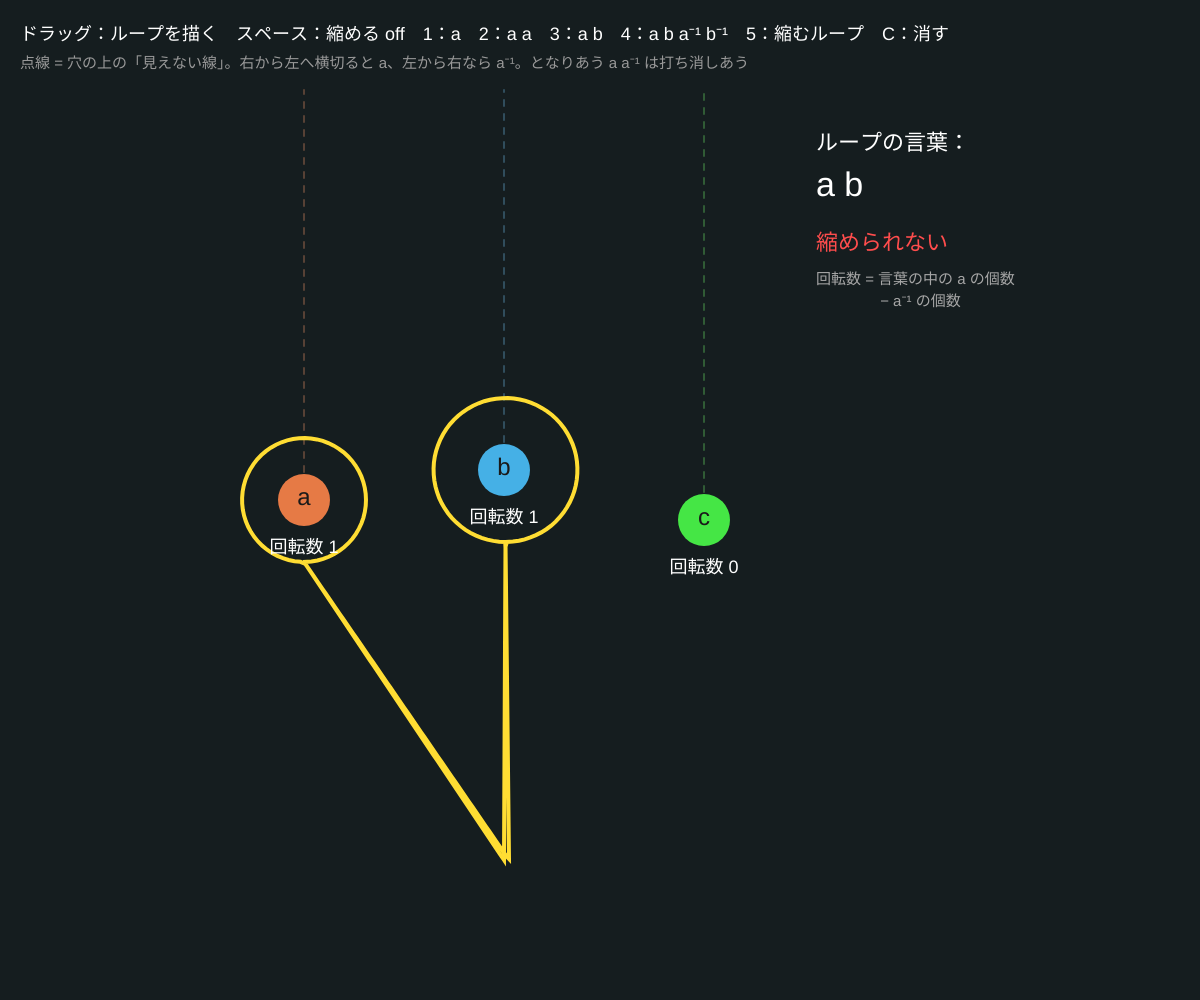
Frame 1 (no input)
Frame 60 (no input): identical to frame 1, image omitted
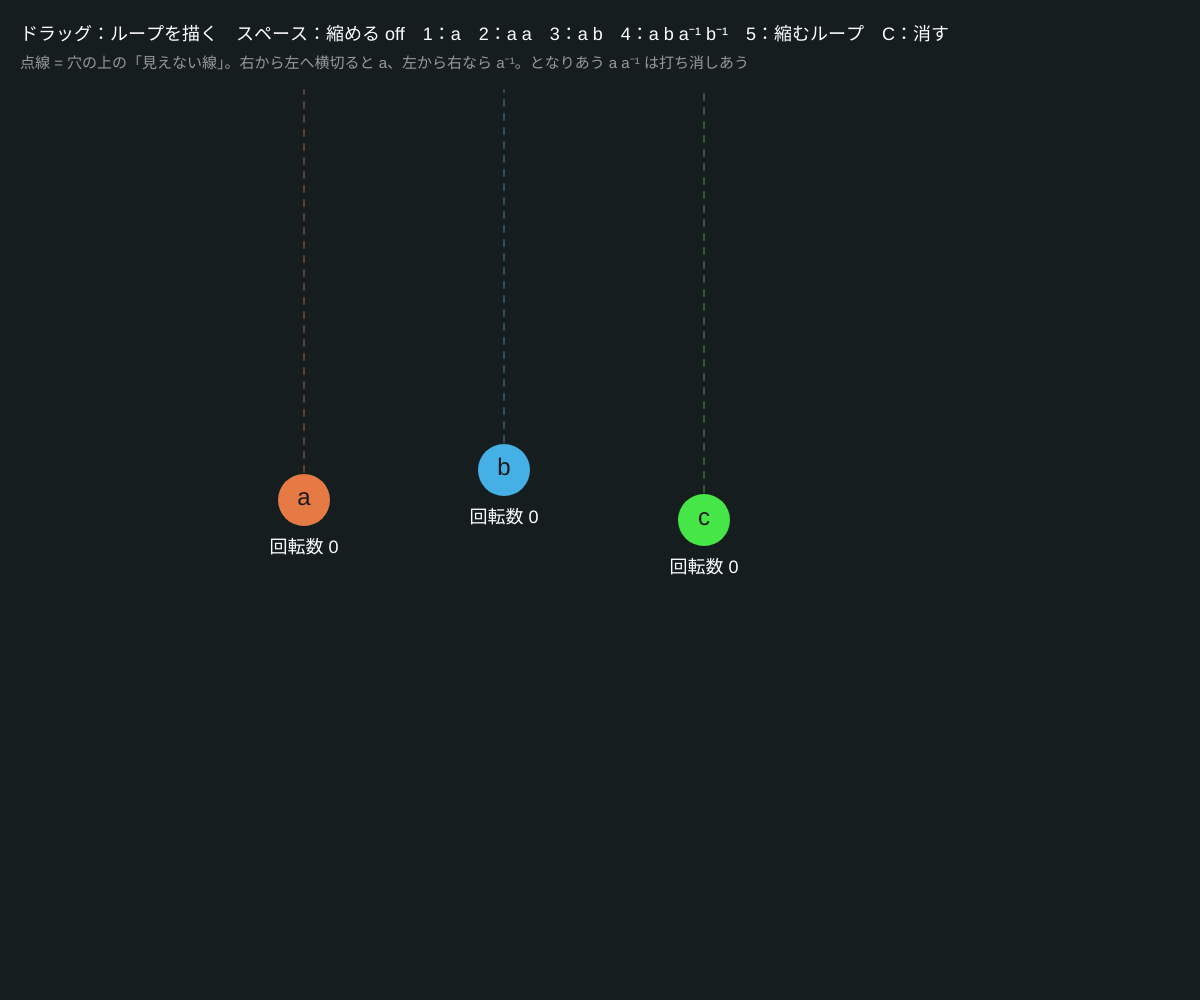
Frame 120 (the mouse pressed at the canvas centre since frame 60)

The p5.js sketch that drew these frames (run headless with seeded random() and noise() and a simulated clock; from frame 60 on, the mouse is pressed at the canvas centre):

// p5.js sketch
// ── sketch.js
// ============================================
// 09 基本群とループ
// 穴（くぎ）のあいた平面に輪ゴムのループをかける。ループを切らずに 1 点まで縮められるか？
//   各穴のまわりを何回まわったか（回転数）と、穴の上の「見えない線」をどの順で横切ったか（言葉）で調べる ＝ 基本群
// ドラッグ = ループを描く（離すと閉じる） / スペース = 輪ゴムを縮める / 1 = a / 2 = a a / 3 = a b / 4 = a b a⁻¹ b⁻¹（回転数 0 なのに縮まない！） / 5 = 縮むループ / C = 消す
// ============================================

let holes = [];
let holeR = 26;              // ★ 穴の半径
let loopPts = [], drawingNow = false;
let shrinking = false, collapsed = false;
let shrinkRate = 0.35;            // ★ 縮む強さ（なめらかにする量）
let spacing = 6;             // ★ ループの点の間隔（px）
let names = ['a', 'b', 'c'];
let hues = [20, 200, 120];

function setup() {
  createCanvas(windowWidth, windowHeight);
  colorMode(HSB, 360, 100, 100, 100);
  let cx = width * 0.42, cy = height * 0.5;
  holes = [{ x: cx - 200, y: cy }, { x: cx, y: cy - 30 }, { x: cx + 200, y: cy + 20 }];
  wordPreset('ab');
}

// 言葉からループをつくる：下の基点 → 穴の下 → 穴のまわりを 1 周 → 基点へ戻る、をつなげる
function wordPreset(w) {
  let bx = width * 0.42, by = height * 0.86, pts = [];
  [...w].forEach((ch, k) => {
    let i = names.indexOf(ch.toLowerCase()), sgn = ch === ch.toLowerCase() ? 1 : -1, h = holes[i], rr = 62 + k * 10, off = k * 5;
    pts.push({ x: bx + off, y: by });
    for (let a = 0; a <= 64; a++) { let th = HALF_PI - sgn * (a / 64) * TWO_PI; pts.push({ x: h.x + rr * cos(th) + off * 0.3, y: h.y + rr * sin(th) }); }
  });
  loopPts = resample(pts); shrinking = false; collapsed = false;
}

// ★ 回転数：ループにそって「穴から見た向き」の変化を足す（反時計回り = +1）
function winding(h) {
  let sum = 0;
  for (let i = 0; i < loopPts.length; i++) {
    let a = loopPts[i], b = loopPts[(i + 1) % loopPts.length];
    let d = Math.atan2(b.y - h.y, b.x - h.x) - Math.atan2(a.y - h.y, a.x - h.x);
    if (d > PI) d -= TWO_PI; if (d < -PI) d += TWO_PI;
    sum += d;
  }
  return Math.round(-sum / TWO_PI);
}
// ★ 言葉：各穴から真上に引いた線を横切るたびに文字を書く（右→左 = a、左→右 = a⁻¹）。となりの a a⁻¹ は消す
function loopWord() {
  let w = [];
  for (let i = 0; i < loopPts.length; i++) {
    let a = loopPts[i], b = loopPts[(i + 1) % loopPts.length];
    holes.forEach((h, k) => {
      if ((a.x < h.x) === (b.x < h.x)) return;
      let y = a.y + ((h.x - a.x) * (b.y - a.y)) / (b.x - a.x);
      if (y < h.y) w.push({ k, e: b.x < a.x ? 1 : -1 });
    });
  }
  let out = [];
  for (let s of w) { let t = out[out.length - 1]; if (t && t.k === s.k && t.e === -s.e) out.pop(); else out.push(s); }
  while (out.length > 1 && out[0].k === out[out.length - 1].k && out[0].e === -out[out.length - 1].e) { out.shift(); out.pop(); }   // 輪なので両端も消せる
  return out;
}

function draw() {
  background(190, 30, 12);
  if (shrinking && !collapsed && loopPts.length > 2) for (let k = 0; k < 4; k++) shrinkStep();
  // 見えない線（穴の上）
  for (let i = 0; i < holes.length; i++) { stroke(hues[i], 50, 60, 50); strokeWeight(2); drawingContext.setLineDash([6, 8]); line(holes[i].x, holes[i].y, holes[i].x, 90); }
  drawingContext.setLineDash([]);
  // ループ
  noFill(); stroke(50, 80, 100); strokeWeight(4);
  if (loopPts.length > 1) { beginShape(); for (let p of loopPts) vertex(p.x, p.y); if (drawingNow) endShape(); else endShape(CLOSE); }
  // 穴
  let ws = holes.map((h) => (drawingNow || loopPts.length < 3 ? 0 : winding(h)));
  holes.forEach((h, i) => {
    noStroke(); fill(hues[i], 70, 90); circle(h.x, h.y, holeR * 2);
    fill(0, 0, 10); textAlign(CENTER, CENTER); textSize(24); text(names[i], h.x, h.y - 2);
    fill(0, 0, 100); textSize(18); text('回転数 ' + ws[i], h.x, h.y + holeR + 22);
  });
  textAlign(LEFT, BASELINE);
  let x0 = width * 0.68;
  if (!drawingNow && loopPts.length > 2) {
    let w = loopWord();
    fill(0, 0, 100); textSize(22); text('ループの言葉：', x0, 150);
    textSize(34); text(w.length ? w.map((s) => names[s.k] + (s.e < 0 ? '⁻¹' : '')).join(' ') : '1（空っぽ）', x0, 196);
    textSize(22);
    fill(w.length ? 0 : 130, 70, 100);
    text(w.length ? '縮められない' : '1 点まで縮められる', x0, 250);
    fill(0, 0, 65); textSize(15);
    let allZero = ws.every((v) => v === 0);
    if (w.length && allZero) { text('回転数は全部 0 なのに縮まない！', x0, 284); text('a b と b a は順番がちがう', x0, 306); text('（基本群は「かけ算の順番」が大事）', x0, 328); }
    else { text('回転数 = 言葉の中の a の個数', x0, 284); text('　　　　 − a⁻¹ の個数', x0, 306); }
    fill(0, 0, 100); textSize(18);
    if (collapsed) { fill(130, 70, 100); text('点に縮んだ！', x0, 380); }
    else if (shrinking) { text('縮めています…', x0, 380); text('（穴に引っかかると止まる）', x0, 404); }
  }
  noStroke(); fill(0, 0, 100); textSize(18);
  text('ドラッグ：ループを描く　スペース：縮める ' + (shrinking ? 'ON' : 'off') + '　1：a　2：a a　3：a b　4：a b a⁻¹ b⁻¹　5：縮むループ　C：消す', 20, 40);
  fill(0, 0, 60); textSize(15);
  text('点線 = 穴の上の「見えない線」。右から左へ横切ると a、左から右なら a⁻¹。となりあう a a⁻¹ は打ち消しあう', 20, 68);
}

// 輪ゴムの 1 ステップ：となりの点の真ん中へ寄せる → 穴の中に入ったら押し出す → 点の間隔をそろえる
function shrinkStep() {
  let n = loopPts.length, next = [];
  for (let i = 0; i < n; i++) {
    let a = loopPts[(i - 1 + n) % n], p = loopPts[i], b = loopPts[(i + 1) % n];
    next.push({ x: p.x + shrinkRate * ((a.x + b.x) / 2 - p.x), y: p.y + shrinkRate * ((a.y + b.y) / 2 - p.y) });
  }
  for (let p of next) for (let h of holes) {
    let dx = p.x - h.x, dy = p.y - h.y, d = Math.hypot(dx, dy);
    if (d < holeR + 5) { let s = (holeR + 5) / (d || 1); p.x = h.x + dx * s; p.y = h.y + dy * s; }
  }
  loopPts = resample(next);
  let L = 0;
  for (let i = 0; i < loopPts.length; i++) L += Math.hypot(loopPts[(i + 1) % loopPts.length].x - loopPts[i].x, loopPts[(i + 1) % loopPts.length].y - loopPts[i].y);
  if (L < 25) collapsed = true;
}

function mousePressed() { if (mouseY > 90) { loopPts = [{ x: mouseX, y: mouseY }]; drawingNow = true; shrinking = false; collapsed = false; } }
function mouseDragged() { if (drawingNow) { let l = loopPts[loopPts.length - 1]; if (Math.hypot(mouseX - l.x, mouseY - l.y) > 5) loopPts.push({ x: mouseX, y: mouseY }); } }
function mouseReleased() { if (drawingNow) { drawingNow = false; loopPts = loopPts.length > 5 ? resample(loopPts) : []; } }
function keyPressed() {
  if (key === ' ') { shrinking = !shrinking; collapsed = false; }
  if (key === '1') wordPreset('a');
  if (key === '2') wordPreset('aa');
  if (key === '3') wordPreset('ab');
  if (key === '4') wordPreset('abAB');
  if (key === '5') wordPreset('aA');
  if (key === 'c' || key === 'C') { loopPts = []; shrinking = false; }
}

// ---------- やってみよう ----------
// 1. 4（a b a⁻¹ b⁻¹）を縮めると、どこに引っかかって止まる？ 回転数が 0 なのに縮まない理由を考えよう
// 2. 穴 a のまわりを 2 回まわるループを自分で描いて、回転数と言葉を確かめよう
// 3. 穴を 1 つにすると（holes を 1 個に）、ループは回転数だけで分類できる（基本群 ＝ 整数）
// 4. 「額縁に絵をかけるひも」パズル：くぎ 2 本にかけて、どちらのくぎを抜いても落ちるかけ方の言葉は？（ヒント：4）


// ==================================================
// ここから下は「ループの点を等間隔にする道具」
// ==================================================
function resample(pts) {
  let n = pts.length, L = 0, seg = [];
  for (let i = 0; i < n; i++) { let a = pts[i], b = pts[(i + 1) % n], d = Math.hypot(b.x - a.x, b.y - a.y); seg.push(d); L += d; }
  let m = constrain(Math.round(L / spacing), 8, 1500), out = [], j = 0, acc = 0;
  for (let k = 0; k < m; k++) {
    let target = (k / m) * L;
    while (j < n - 1 && acc + seg[j] < target) { acc += seg[j]; j++; }
    let a = pts[j], b = pts[(j + 1) % n], u = seg[j] > 0 ? (target - acc) / seg[j] : 0;
    out.push({ x: a.x + (b.x - a.x) * u, y: a.y + (b.y - a.y) * u });
  }
  return out;
}
